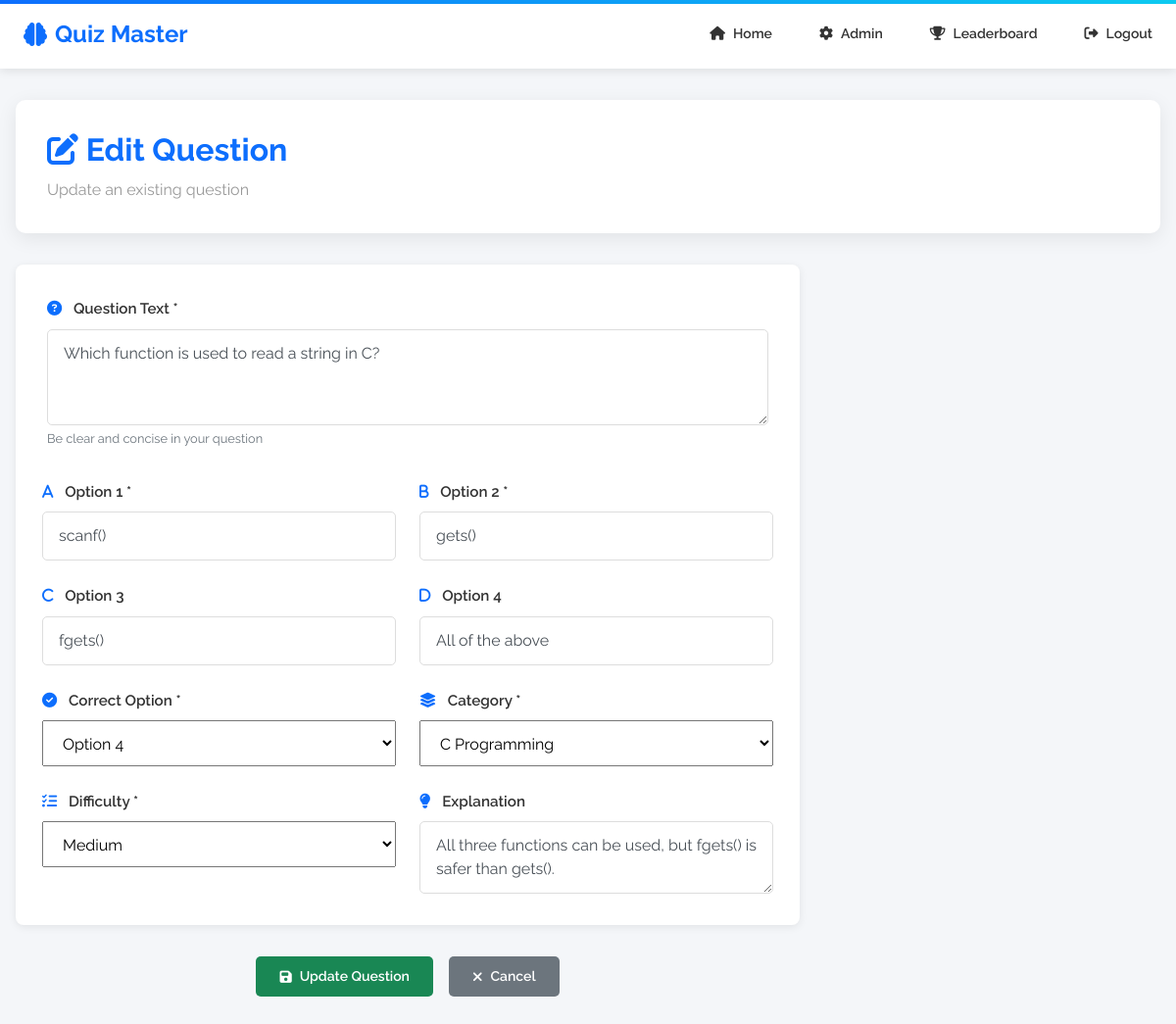
/admin/question/edit/9 (signed in), run on the app's committed database.
### app/models.py (models this page shows)
class Question(db.Model):
    id = db.Column(db.Integer, primary_key=True)
    text = db.Column(db.Text, nullable=False)
    option1 = db.Column(db.String(255), nullable=True)
    option2 = db.Column(db.String(255), nullable=True)
    option3 = db.Column(db.String(255), nullable=True)
    option4 = db.Column(db.String(255), nullable=True)
    correct_option = db.Column(db.Integer, nullable=False)  # 1..4
    explanation = db.Column(db.Text, nullable=True)
    category_id = db.Column(db.Integer, db.ForeignKey('category.id'), nullable=True)
    difficulty = db.Column(db.String(20), nullable=True)   # 'Easy','Medium','Hard'

class Category(db.Model):
    id = db.Column(db.Integer, primary_key=True)
    name = db.Column(db.String(80), unique=True, nullable=False)
    questions = db.relationship('Question', backref='category', lazy=True)

### app/admin/routes.py (the view, shortened to what this page needs)
@admin_bp.route('/question/edit/<int:q_id>', methods=['GET','POST'])
@login_required
@admin_required
def edit_question(q_id):
    q = Question.query.get_or_404(q_id)
    cats = Category.query.order_by(Category.name).all()
    return render_template('admin/question_form.html', categories=cats, question=q)

### app/admin/routes.py (called while the page is built)
def admin_required(f):
    from functools import wraps
    @wraps(f)
    def wrapper(*args, **kwargs):
        if not current_user.is_authenticated or not current_user.is_admin():
            flash('Admin access required', 'danger')
            return redirect(url_for('auth.login'))
        return f(*args, **kwargs)
    return wrapper

### app/models.py (called while the page is built)
@login_manager.user_loader
def load_user(user_id):
    return User.query.get(int(user_id))

    def is_admin(self):
        return self.role == Role.ADMIN

### app/templates/admin/question_form.html (shortened to what this page needs)
{% extends 'base.html' %}
{% block content %}
<div class="admin-container">
  <div class="admin-wrapper">
    <div class="admin-header">
      <h1>
        {% if question %}
          <i class="fas fa-edit"></i> Edit Question
        {% else %}
          <i class="fas fa-plus"></i> Add New Question
        {% endif %}
      </h1>
      <p>{% if question %}Update an existing question{% else %}Create a new quiz question{% endif %}</p>
    </div>
    <form method="post" class="question-form">
      <div class="form-card">
        <div class="form-section">
          <label class="form-label"><i class="fas fa-question-circle"></i> Question Text *</label>
          <textarea name="text" class="form-control form-control-lg" rows="3" placeholder="Enter the question text" required>{{ question.text if question else '' }}</textarea>
          <small class="form-text text-muted">Be clear and concise in your question</small>
        </div>
        <div class="form-row">
          <div class="form-col">
            <label class="form-label"><i class="fas fa-a"></i> Option 1 *</label>
            <input name="option1" class="form-control form-control-lg" placeholder="First option" value="{{ question.option1 if question else '' }}" required>
          </div>
          <div class="form-col">
            <label class="form-label"><i class="fas fa-b"></i> Option 2 *</label>
            <input name="option2" class="form-control form-control-lg" placeholder="Second option" value="{{ question.option2 if question else '' }}" required>
          </div>
        </div>
        <div class="form-row">
          <div class="form-col">
            <label class="form-label"><i class="fas fa-c"></i> Option 3</label>
            <input name="option3" class="form-control form-control-lg" placeholder="Third option (optional)" value="{{ question.option3 if question else '' }}">
          </div>
          <div class="form-col">
            <label class="form-label"><i class="fas fa-d"></i> Option 4</label>
            <input name="option4" class="form-control form-control-lg" placeholder="Fourth option (optional)" value="{{ question.option4 if question else '' }}">
          </div>
        </div>
        <div class="form-row">
          <div class="form-col">
            <label class="form-label"><i class="fas fa-check-circle"></i> Correct Option *</label>
            <select name="correct_option" class="form-select form-select-lg" aria-label="Correct option" title="Correct option" required>
              <option value="4" {% if question and question.correct_option==4 %}selected{% endif %}>Option 4</option>
            </select>
          </div>
          <div class="form-col">
            <label class="form-label"><i class="fas fa-layer-group"></i> Category *</label>
            <select name="category" class="form-select form-select-lg" aria-label="Category" title="Category" required>
              {% for c in categories %}
                <option value="{{ c.id }}" {% if question and question.category_id==c.id %}selected{% endif %}>{{ c.name }}</option>
              {% endfor %}
            </select>
          </div>
        </div>
        <div class="form-row">
          <div class="form-col">
            <label class="form-label"><i class="fas fa-tasks"></i> Difficulty *</label>
            <select name="difficulty" class="form-select form-select-lg" aria-label="Difficulty" title="Difficulty" required>
              <option value="Medium" {% if question and question.difficulty=='Medium' %}selected{% endif %}>
                <span class="badge badge-warning">Medium</span>
              </option>
            </select>
          </div>
          <div class="form-col">
            <label class="form-label"><i class="fas fa-lightbulb"></i> Explanation</label>
            <textarea name="explanation" class="form-control form-control-lg" rows="2" placeholder="Explanation for the answer (optional)">{{ question.explanation if question else '' }}</textarea>
          </div>
        </div>
      </div>
      <div class="form-actions">
        <button class="btn btn-success btn-lg" type="submit">
          <i class="fas fa-save"></i> {% if question %}Update Question{% else %}Save Question{% endif %}
        </button>
        <a class="btn btn-secondary btn-lg" href="{{ url_for('admin.index') }}">
          <i class="fas fa-times"></i> Cancel
        </a>
      </div>
    </form>
  </div>
</div>
{% endblock %}

### app/static/css/professional.css (style rules this page uses)
:root { --primary-color: #0d6efd; --secondary-color: #6c757d; --success-color: #198754; --danger-color: #dc3545; --warning-color: #ffc107; --light-color: #f8f9fa; --dark-color: #212529; }
* { margin: 0; padding: 0; box-sizing: border-box; }
body { font-family: 'Raleway', 'Segoe UI', sans-serif; background-color: #f4f6f9; color: #444; line-height: 1.6; }
.btn { padding: 10px 24px !important; border-radius: 5px !important; font-weight: 600 !important; border: none !important; transition: all 0.3s ease !important; font-size: 14px; display: inline-flex; align-items: center; gap: 0.5rem; }
.btn-secondary { background: #6c757d !important; color: white !important; }
.btn-success { background: #198754 !important; color: white !important; }
.form-label { font-weight: 600; color: #333; font-size: 0.95rem; margin-bottom: 0.7rem; }
.form-control { border: 1px solid #ddd; border-radius: 5px; padding: 0.75rem 1rem; font-size: 0.95rem; transition: all 0.3s ease; }
.form-control-lg { padding: 0.875rem 1.25rem; font-size: 1rem; }
.admin-container { min-height: calc(100vh - 70px); background-color: #f4f6f9; padding: 2rem 1rem; display: flex; align-items: flex-start; justify-content: center; }
.admin-wrapper { width: 100%; max-width: 1200px; }
.admin-header { background: white; border-radius: 10px; padding: 2rem; margin-bottom: 2rem; box-shadow: 0 5px 20px rgba(0, 0, 0, 0.08); }
.admin-header h1 { color: #0d6efd; font-size: 2rem; font-weight: 700; margin: 0; }
.admin-header p { color: #999; margin: 0.5rem 0 0 0; }

### app/templates/admin/question_form.html (style rules this page uses)
.question-form { max-width: 800px; }
.form-card { background-color: white; border-radius: 8px; padding: 2rem; box-shadow: 0 2px 8px rgba(0, 0, 0, 0.08); margin-bottom: 2rem; }
.form-section { margin-bottom: 2rem; }
.form-row { display: grid; grid-template-columns: 1fr 1fr; gap: 1.5rem; margin-bottom: 1.5rem; }
.form-row:last-child { margin-bottom: 0; }
.form-col { display: flex; flex-direction: column; }
.form-label { font-weight: 600; margin-bottom: 0.5rem; color: #333; font-size: 0.95rem; }
.form-label i { margin-right: 0.5rem; color: #0d6efd; }
.form-control-lg, .form-select-lg { padding: 0.75rem 1rem; font-size: 1rem; }
.form-actions { display: flex; gap: 1rem; justify-content: center; }
.btn-lg { padding: 0.75rem 2rem; font-weight: 600; }

### data on the page
Question: text "Which function is used to read a string in C?", option1 "scanf()", option2 "gets()", option3 "fgets()", option4 "All of the above", correct_option "Option 4", category "C Programming", difficulty "Medium", explanation "All three functions can be used, but fgets() is safer than gets()."
